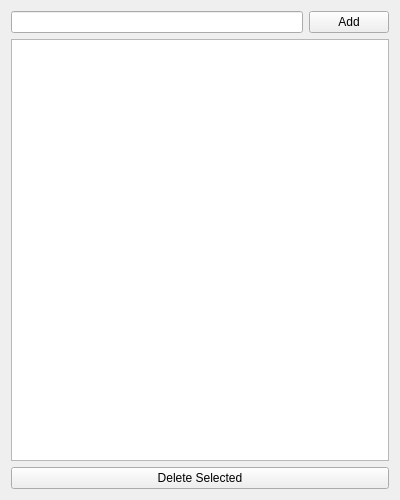
<?xml version="1.0" encoding="UTF-8"?>
<ui version="4.0">
 <class>ToDoList</class>
 <widget class="QWidget" name="ToDoList">
  <property name="geometry">
   <rect>
    <x>0</x>
    <y>0</y>
    <width>400</width>
    <height>500</height>
   </rect>
  </property>
  <property name="windowTitle">
   <string>PyQt5 To-Do List</string>
  </property>
  <layout class="QVBoxLayout" name="verticalLayout">
   
   <!-- Input layout -->
   <item>
    <layout class="QHBoxLayout" name="inputLayout">
     <item>
      <widget class="QLineEdit" name="lineTask"/>
     </item>
     <item>
      <widget class="QPushButton" name="btnAdd">
       <property name="text">
        <string>Add</string>
       </property>
      </widget>
     </item>
    </layout>
   </item>

   <!-- Tasks list -->
   <item>
    <widget class="QListWidget" name="listTasks"/>
   </item>

   <!-- Delete button -->
   <item>
    <widget class="QPushButton" name="btnDelete">
     <property name="text">
      <string>Delete Selected</string>
     </property>
    </widget>
   </item>

  </layout>
 </widget>
 <resources/>
 <connections/>
</ui>
